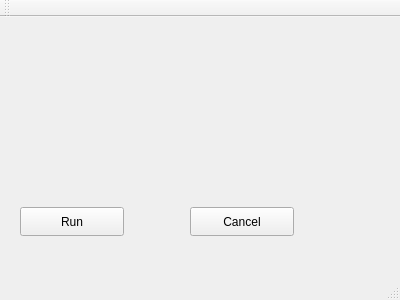
<?xml version="1.0" encoding="UTF-8"?>
<ui version="4.0">
 <class>MainWindow</class>
 <widget class="QMainWindow" name="MainWindow">
  <property name="geometry">
   <rect>
    <x>0</x>
    <y>0</y>
    <width>400</width>
    <height>300</height>
   </rect>
  </property>
  <property name="windowTitle">
   <string>MainWindow</string>
  </property>
  <widget class="QWidget" name="centralWidget">
   <widget class="QPushButton" name="simpleBtnDemo">
    <property name="geometry">
     <rect>
      <x>20</x>
      <y>190</y>
      <width>104</width>
      <height>29</height>
     </rect>
    </property>
    <property name="text">
     <string>Run</string>
    </property>
   </widget>
   <widget class="QPushButton" name="cancelBtn">
    <property name="geometry">
     <rect>
      <x>190</x>
      <y>190</y>
      <width>104</width>
      <height>29</height>
     </rect>
    </property>
    <property name="text">
     <string>Cancel</string>
    </property>
   </widget>
  </widget>
  <widget class="QMenuBar" name="menuBar">
   <property name="geometry">
    <rect>
     <x>0</x>
     <y>0</y>
     <width>400</width>
     <height>27</height>
    </rect>
   </property>
  </widget>
  <widget class="QToolBar" name="mainToolBar">
   <attribute name="toolBarArea">
    <enum>TopToolBarArea</enum>
   </attribute>
   <attribute name="toolBarBreak">
    <bool>false</bool>
   </attribute>
  </widget>
  <widget class="QStatusBar" name="statusBar"/>
 </widget>
 <layoutdefault spacing="6" margin="11"/>
 <resources/>
 <connections/>
</ui>
